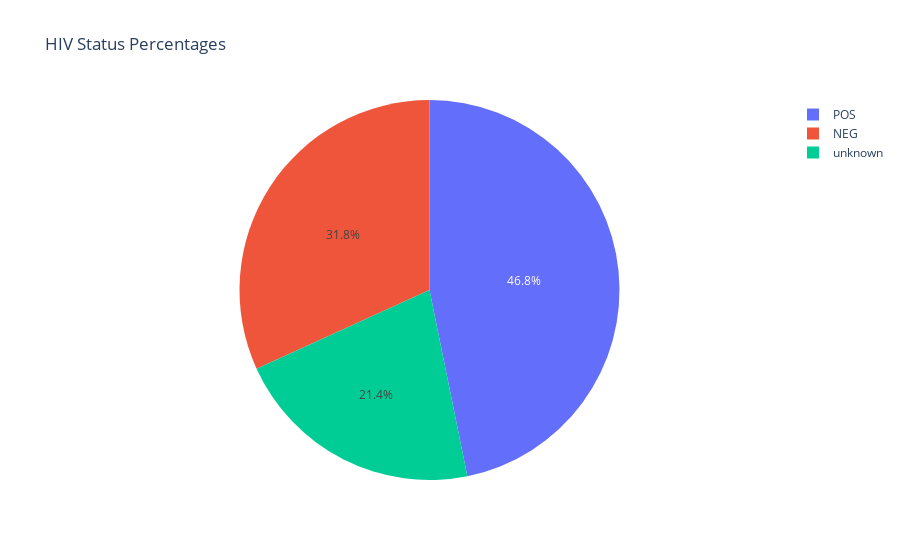

The code cell stored with this chart in its notebook:
### Code cell
# HIV Percentages
hiv_status_percentages = passed_el.group_by("last_hiv_result").agg(pl.col("gender").count().alias("count"))
hiv_status_percentages = hiv_status_percentages.to_pandas()
hiv_status_percentages["percentage"] = (hiv_status_percentages["count"] / hiv_status_percentages["count"].sum()) * 100
fig1 = px.pie(hiv_status_percentages, values="percentage", names="last_hiv_result",
              title="HIV Status Percentages")
fig1.show()

### Figure 1 — Plotly figure (JSON) as saved in the notebook; plotly's stock layout.template omitted (floating-point values rounded to 4 significant figures)
{"data": [{"domain": {"x": [0, 1], "y": [0, 1]}, "hovertemplate": "last_hiv_result=%{label}<br>percentage=%{value}<extra></extra>", "labels": ["unknown", "NEG", "POS"], "legendgroup": "", "name": "", "showlegend": true, "type": "pie", "values": [21.4, 31.8, 46.81]}], "layout": {"legend": {"tracegroupgap": 0}, "title": {"text": "HIV Status Percentages"}}}
